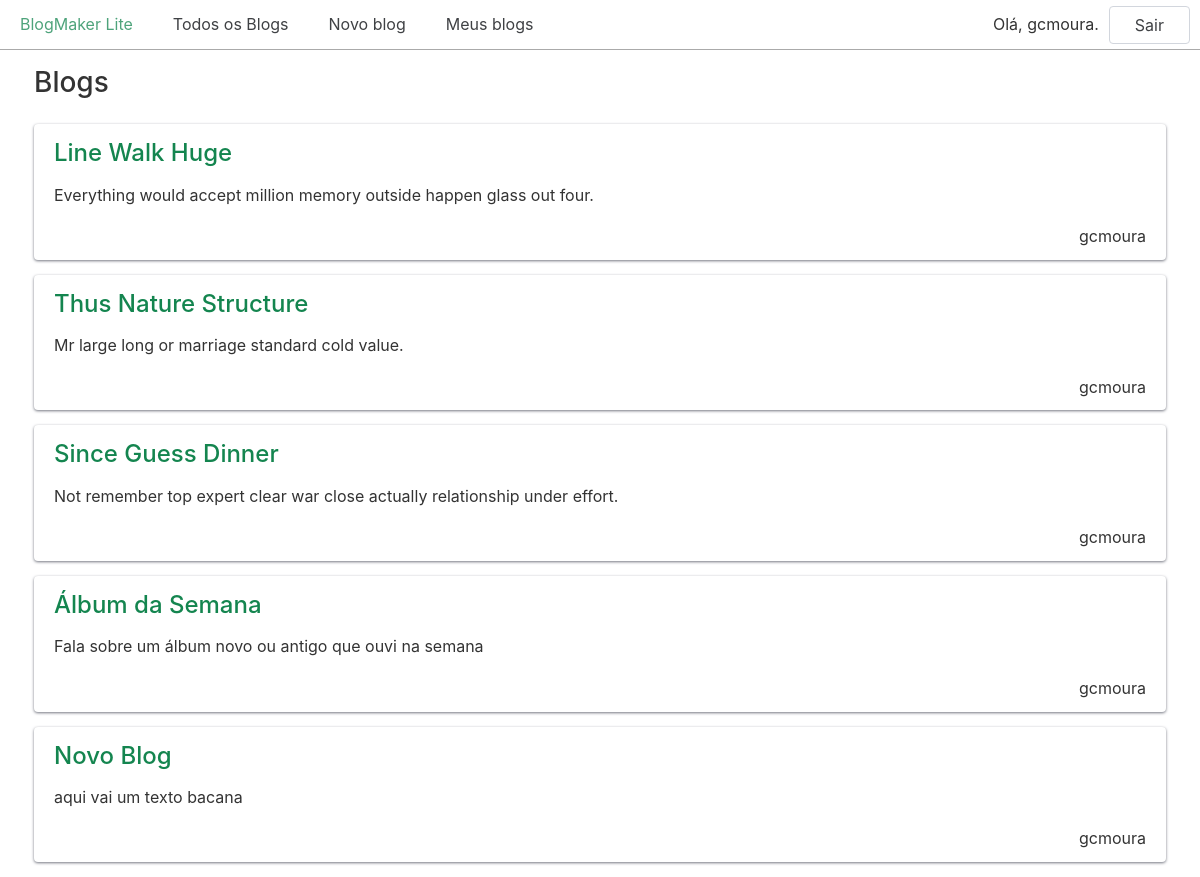
Screenshot of /meus_blogs/ (signed in) with the database file from the repository.
### blogs/models.py (models this page shows, shortened)
class Blog(models.Model):
    title = models.CharField(max_length=200)
    description = models.TextField()
    date_added = models.DateTimeField(auto_now_add=True)
    owner = models.ForeignKey(User, on_delete=models.CASCADE) ## adicionado para controlar o 'dono' do Blog

### blogs/views.py (the view)
# urls.py: path("meus_blogs/", views.meus_blogs, name="meus_blogs"),
@login_required
def meus_blogs(request):
    meus_blogs = Blog.objects.filter(owner=request.user)
    context = {"blogs": meus_blogs}
    return render(request, "blogs/blogs.html", context)

### blogs/templates/blogs/blogs.html
{% extends "blogs/base.html" %}
{% block content %}
  <h2>Blogs</h2>
  {% for blog in blogs %}
    <div class="card">
      <header>
        <h3>
          <a href="{% url 'blogs:blog' blog.id %}">{{ blog.title }}</a>
        </h3>
      </header>
      <p>{{ blog.description }}</p>
      <p class="text-right">{{ blog.owner.username }}</p>
    </div>
  {% empty %}
    <h3>Nenhum blog foi adicionado ainda.</h3>
  {% endfor %}
{% endblock content %}

### blogs/templates/blogs/base.html (shortened to what this page needs)
{% load static %}
<!doctype html>
<html lang="en-US">
  <head>
    <link href="{% static 'chota.css' %}" rel="stylesheet" type="text/css">
    <link href="{% static 'custom.css' %}" rel="stylesheet" type="text/css">
  </head>
  <body>
    <nav class="nav">
      <div class="nav-left">
        <a class="active" href="{% url 'blogs:index' %}">BlogMaker Lite</a>
        <a href="{% url 'blogs:blogs' %}">Todos os Blogs</a>
        {% if user.is_authenticated %}
          <a href="{% url 'blogs:new_blog' %}">Novo blog</a>
          <a href="{% url 'blogs:meus_blogs' %}">Meus blogs</a>
        {% endif %}
      </div>
      <div class="nav-right">
        {% if user.is_authenticated %}
          <span class="is-vertical-align">Olá, {{ user.username }}.</span>
          <form action="{% url 'accounts:logout' %}" method="post" class="is-vertical-align">
            <button class="button outline">Sair</button>
          </form>
        {% else %}
          <a href="{% url 'accounts:login' %}">Acessar</a>
          <a href="{% url 'accounts:register' %}">Registrar</a>
        {% endif %}
      </div>
    </nav>
    <div class="container">
      {% block content %}{% endblock content %}
    </div>
  </body>
</html>

### css/chota.css (style rules this page uses)
:root { --bg-color: #fff; --bg-secondary-color: #f3f3f6; --color-primary: #14854f; --color-lightGrey: #d2d6dd; --color-grey: #747681; --color-darkGrey: #3f4144; --color-error: #d43939; --color-success: #28bd14; --grid-maxWidth: 120rem; --grid-gutter: 2rem; --font-size: 1.6rem; --font-color: #333; --font-family-sans: -apple-system, "BlinkMacSystemFont", "Avenir", "Avenir Next", "Segoe UI", "Roboto", "Oxygen", "Ubuntu", "Cantarell", "Fira Sans", "Droid Sans", "Helvetica Neue", sans-serif; --font-family-mono: monaco, "Consolas", "Lucida Console", monospace; }
html { -webkit-box-sizing: border-box; box-sizing: border-box; font-size: 62.5%; line-height: 1.15; -webkit-text-size-adjust: 100%; -moz-text-size-adjust: 100%; -ms-text-size-adjust: 100%; text-size-adjust: 100%; }
*, *::before, *::after { -webkit-box-sizing: inherit; box-sizing: inherit; }
body { background-color: var(--bg-color); line-height: 1.6; font-size: var(--font-size); color: var(--font-color); font-family: "Segoe UI", "Helvetica Neue", sans-serif; font-family: var(--font-family-sans); margin: 0; padding: 0; }
h1, h2, h3, h4, h5, h6 { font-weight: 500; margin: 0.35em 0 0.7em; }
h2 { font-size: 1.75em; }
h3 { font-size: 1.5em; }
a { color: var(--color-primary); text-decoration: none; }
button { font-family: inherit; }
p { margin-top: 0; }
.container { max-width: var(--grid-maxWidth); margin: 0 auto; width: 96%; padding: 0 calc(var(--grid-gutter) / 2); }
.button, [type="button"], [type="reset"], [type="submit"], button { padding: 1rem 2.5rem; color: var(--color-darkGrey); background: var(--color-lightGrey); border-radius: 4px; border: 1px solid transparent; font-size: var(--font-size); line-height: 1; text-align: center; -webkit-transition: opacity 0.2s ease; transition: opacity 0.2s ease; text-decoration: none; -webkit-transform: scale(1); transform: scale(1); display: inline-block; cursor: pointer; }
.button.outline { background-color: transparent; border-color: var(--color-lightGrey); }
::placeholder { color: #bdbfc4; }
.nav { display: -webkit-box; display: -ms-flexbox; display: flex; min-height: 5rem; -webkit-box-align: stretch; -ms-flex-align: stretch; align-items: stretch; }
.nav-center, .nav-left, .nav-right { display: -webkit-box; display: -ms-flexbox; display: flex; -webkit-box-flex: 1; -ms-flex: 1; flex: 1; }
.nav-left { -webkit-box-pack: start; -ms-flex-pack: start; justify-content: flex-start; }
.nav-right { -webkit-box-pack: end; -ms-flex-pack: end; justify-content: flex-end; }
.nav a, .nav .brand { text-decoration: none; display: -webkit-box; display: -ms-flexbox; display: flex; -webkit-box-align: center; -ms-flex-align: center; align-items: center; padding: 1rem 2rem; color: var(--color-darkGrey); }
.nav [aria-current="page"]:not(.button), .nav .active:not(.button) { color: #000; color: var(--color-primary); }
.nav .button { margin: auto 1rem; }
.card { padding: 1rem 2rem; border-radius: 4px; background: var(--bg-color); -webkit-box-shadow: 0 1px 3px var(--color-grey); box-shadow: 0 1px 3px var(--color-grey); }
.card p:last-child { margin: 0; }
.card header > * { margin-top: 0; margin-bottom: 1rem; }
.text-right { text-align: right; }
.is-vertical-align { display: -webkit-box; display: -ms-flexbox; display: flex; -webkit-box-align: center; -ms-flex-align: center; align-items: center; }

### css/custom.css (style rules this page uses)
.nav { border-bottom: 1px solid #aaa; }
.card { margin-bottom: 15px; }

### rows the page displays
Blog: title "Line Walk Huge", description "Everything would accept million memory outside happen glass out four.", owner.username "gcmoura"
Blog: title "Thus Nature Structure", description "Mr large long or marriage standard cold value.", owner.username "gcmoura"
Blog: title "Since Guess Dinner", description "Not remember top expert clear war close actually relationship under effort.", owner.username "gcmoura"
Blog: title "Álbum da Semana", description "Fala sobre um álbum novo ou antigo que ouvi na semana", owner.username "gcmoura"
Blog: title "Novo Blog", description "aqui vai um texto bacana", owner.username "gcmoura"

### other values shown
{{ user.username }} "gcmoura"
